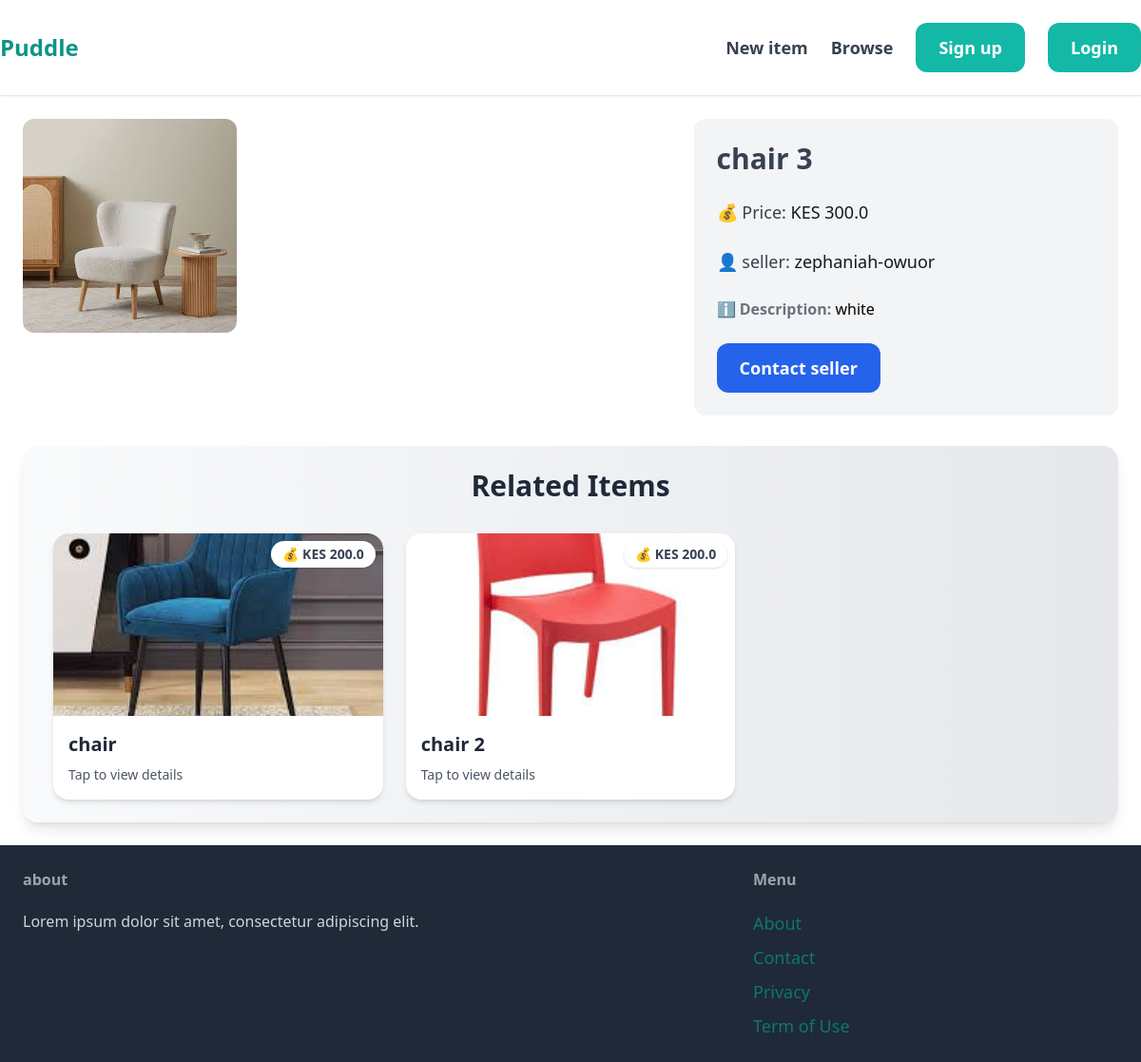
The app's page /item/9/ with its own data.
### item/models.py (models this page shows, shortened)
class Item(models.Model):
    category = models.ForeignKey(Category, related_name='items', on_delete=models.CASCADE)
    name = models.CharField(max_length=255)
    description = models.TextField(blank=True)
    price = models.FloatField()
    image = models.ImageField(upload_to='items_images', blank=True, null=True)
    is_sold = models.BooleanField(default=False)
    created_at = models.DateTimeField(auto_now_add=True)
    created_by = models.ForeignKey(User, related_name='items', on_delete=models.CASCADE)

### item/views.py (the view)
# urls.py: path('<int:pk>/', views.detail, name='detail'),
def detail(request, pk):
    item = get_object_or_404(Item, pk=pk)
    related_items = Item.objects.filter(category=item.category, is_sold=False).exclude(pk=pk) [0:3]# exclude the current item
    return render(request, 'item/detail.html', {'item': item, 'related_items': related_items})

### item/templates/item/detail.html (shortened to what this page needs)
{% extends "core/base.html" %}
{% block content %}
<div class="grid grid-cols-5 gap-6">
    <div class="col-span-3">
        <img src="{{ item.image.url }}" alt="" class="rounded-xl">
    </div>
    <div class="col-span-2 p-6 bg-gray-100 rounded-xl">
        <h1 class="mb-6 text-3xl font-semibold text-gray-700">{{ item.name }}</h1>
        <p class="mb-6 text-lg text-gray-700">💰 Price: <span class="font-medium text-gray-900">KES {{ item.price }}</span></p>
        <p class="mb-6 text-lg text-gray-700"> 👤 seller: <span class="font-medium text-gray-900">{{ item.created_by.username }}</span></p>
        {% if item.description %}
        <p class="text-grey-700">
            <strong class="text-gray-500"> ℹ️ Description:</strong> {{ item.description }}</strong>
        </p>
        {% endif %}
        <a href="#" class="inline-block mt-6 px-6 py-3 text-lg font-semibold text-white bg-blue-600 rounded-xl hoover:bg-blue-700"> Contact seller</a>
    </div>
</div>
<div class="mt-8 px-8 py-6 bg-gradient-to-r from-gray-50 to-gray-200 shadow-lg rounded-2xl">
    <h2 class="mb-8 text-3xl font-semibold text-center text-gray-800">Related Items</h2>
    <div class="grid grid-cols-1 sm:grid-cols-2 md:grid-cols-3 gap-6">
        {% for item in related_items %}
            <div class="transition-transform transform hover:scale-105 hover:shadow-xl bg-white rounded-2xl shadow-md overflow-hidden">
                <a href="{% url 'item:detail' item.id %}" class="block">
                    <div class="relative">
                        <img src="{{ item.image.url }}" alt="{{ item.name }}" class="rounded-t-2xl w-full h-48 object-cover">
                        <div class="absolute top-2 right-2 bg-white px-3 py-1 rounded-full text-sm font-semibold text-gray-700 shadow">
                            💰 KES {{ item.price }}
                        </div>
                    </div>
                    <div class="p-4">
                        <h2 class="text-xl font-semibold text-gray-800">{{ item.name }}</h2>
                        <p class="mt-2 text-sm text-gray-600">Tap to view details</p>
                    </div>
                </a>
            </div>
        {% endfor %}
    </div>
</div>
{% endblock %}

### records on screen
Item: image (picture), name "chair 3", price "300.0", created_by.username "zephaniah-owuor", description "white"
Item: image (picture), price "200.0", name "chair"
Item: image (picture), price "200.0", name "chair 2"
